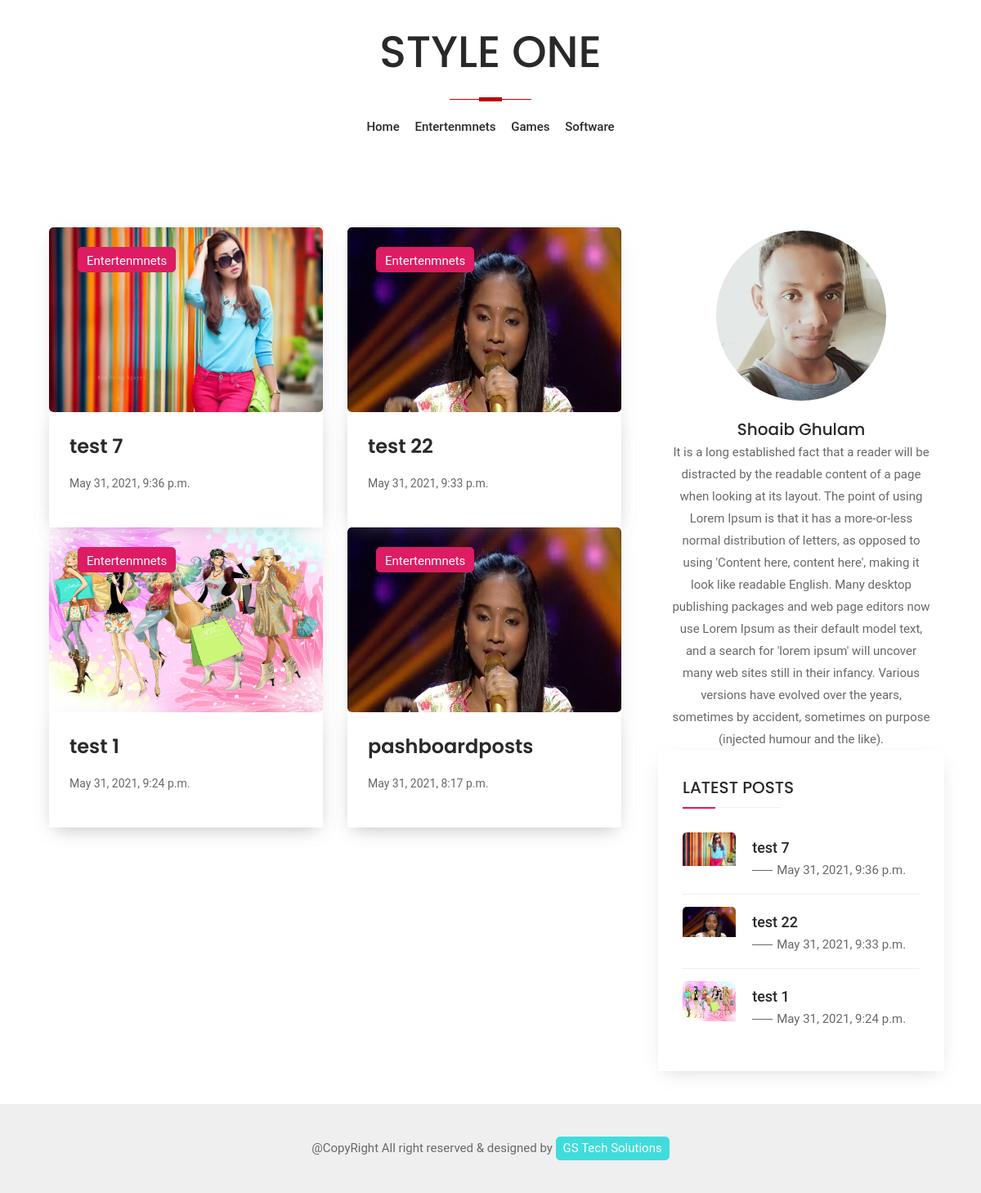
Page /category/2 on the committed database.
### webapp/models.py (models this page shows, shortened)
class categoryModal(models.Model):
    cid=models.AutoField(primary_key=True)
    cname=models.CharField(max_length=100)
    def __str__(self):
        return str(self.cname)

class postModal(models.Model):
    pid=models.AutoField(primary_key=True)
    ptitle=models.CharField(max_length=140)
    pdate=models.DateTimeField(auto_now_add=True)
    pdesc=models.TextField(max_length=2000)
    pthumbnail=models.ImageField(upload_to="upload")
    category=models.ForeignKey(categoryModal,  on_delete=models.SET_NULL , null=True)
    user=models.ForeignKey(userModal,  on_delete=models.SET_NULL , null=True)

class userModal(models.Model):
    uid=models.AutoField(primary_key=True)
    firstName=models.CharField(max_length=100)
    lasetName=models.CharField(max_length=100)
    email=models.CharField(max_length=100)
    desc=models.TextField(max_length=2000 ,default="" , null=True)
    username=models.CharField(max_length=100)
    password=models.CharField(max_length=100)
    profile=models.ImageField(upload_to="upload")

### webapp/views.py (the view)
# urls.py: path('category/<int:id>', Category.as_view(),name="category"),
class Category(View):
    def get(self,request,id):
        data={
        'about':userModal.objects.all()[0],
        'nav':categoryModal.objects.all(),
        'data':postModal.objects.filter(category=id).order_by('-pk'),
    }
        return render(request,'public/category.html',data)

### templates/public/category.html (shortened to what this page needs)
{% extends "public/base.html" %}
{% load static %}
 {% block single-post %}
            <section class="top-post">
                <div class="container">
                    <div class="row">
                    {% for data in data %}
                        <div class="col-md-6 col-lg-6">
                              <div class="post-card">
                                <div class="card">
                                    <div class="card-body">
                                        <div class="post-img">
                                            <img src="{{data.pthumbnail.url}}" style="width:370px; height:226px;" alt="p-post">
                                            <div class="title-tag">
                                                <a href="/category/{{data.category.pk}}">{{data.category}}</a>
                                            </div>
                                        </div>
                                        <div class="post-title">
                                            <div class="title">
                                                <a href="/view/{{data.pk}}">{{data.ptitle}}</a>
                                            </div>
                                            <p>{{data.pdate}}</p>
                                        </div>
                                    </div>
                                </div>
                            </div>
                        </div>
                        {% endfor %}
                    </div>
                </div>
            </section>
{% endblock single-post %}

### templates/public/base.html (shortened to what this page needs)
{% load static %}
<!DOCTYPE html>
<html lang="en">
<head>
    <link rel="stylesheet" href="{%static '' %}assets/css/bootstrap.min.css">
    <link rel="stylesheet" href="{%static '' %}assets/css/animate.min.css">
    <link rel="stylesheet" href="{%static '' %}assets/css/slick.css">
    <link rel="stylesheet" href="{%static '' %}assets/css/selection-sharer.css">
    <link rel="stylesheet" href="{%static '' %}assets/css/normalize.css">
    <link rel="stylesheet" href="{%static '' %}assets/css/default.css">
    <link rel="stylesheet" href="{%static '' %}assets/css/style.css">
    <link rel="stylesheet" href="{%static '' %}assets/css/responsive.css">
</head>
<body>
    <div id="main-wrapper">
        <header>
            <div class="manu-bar-v3">
                <div class="container">
                  <div class="col-md-12">
                    <div class="one">
                      <h1>Style One</h1>
                    </div>
                  </div>
                    <div class="row align-items-center">
                        <div class="col-lg-12 col-xl-12 col-sm-12 order-4 order-lg-12">
                            <nav class="main-manu">
                                <ul>
                                  <li><a href="/">Home</a></li>
                                  {% for nav in nav %}
                                  <li><a href="/category/{{nav.pk}}">{{nav.cname}}</a></li>
                                  {% endfor %}
                                </ul>
                            </nav>
                        </div>
                    </div>
                </div>
            </div>
        </header>
        <main class="v3">
            <section class="main-post v3">
                <div class="container">
                    <div class="row">
                        <div class="col-lg-8">
                          {% block single-post %}
                          {% endblock single-post %}
                        </div>
                        <div class="col-lg-4">
                          {% include "leftSide.html" %}
                        </div>
                    </div>
                </div>
            </section>
        </main>
        <footer class="footer-v3">
            <div class="main-footer">
                <div class="container">
                    <p>@CopyRight All right reserved &amp; designed by <a href="javascript:void(0)" target="_blank">GS Tech Solutions</a></p>
                </div>
            </div>
        </footer>
    </div>
</body>
</html>

### templates/leftSide.html (shortened to what this page needs)
{% load static %}
<div class="widget mt-4">
    <div class="col-md-12 profile-div text-center ">
        <img class="profile-thumb" src="{{about.profile.url}}" alt="">
        <h5>{{about.firstName}} {{about.lasetName}}</h5>
        <p>{{about.desc}}</p>
    </div>
</div>
  <div class="widget">
                                <div class="widget-card">
                                    <div class="title">
                                        <h5>Latest  Posts</h5>
                                    </div>
                                    <ul>
                                       {% for data in data|slice:"0:3" %}
                                        <li>
                                            <div class="w-img">
                                                <img src="{{data.pthumbnail.url}}" alt="widget Img">
                                            </div>
                                            <div class="w-text">
                                                <a href="/view/{{data.pk}}">{{data.ptitle}}
                                                </a>
                                                <p>{{data.pdate}}</p>
                                            </div>
                                        </li>
                                      {% endfor %}
                                    </ul>
                                </div>
                            </div>

### static/assets/css/default.css (style rules this page uses)
html, body, div, span, applet, object, iframe, h1, h2, h3, h4, h5, h6, p, blockquote, pre, a, abbr, acronym, address, big, cite, code, del, dfn, em, img, ins, kbd, q, s, samp, small, strike, strong, sub, sup, tt, var, b, u, i, center, dl, dt, dd, ol, ul, li, fieldset, form, label, legend, table, caption, tbody, tfoot, thead, tr, th, td, article, aside, canvas, details, embed, figure, figcaption, footer, header, hgroup, menu, nav, output, ruby, section, summary, time, mark, audio, video { margin: 0; padding: 0; border: 0; vertical-align: baseline; }
article, aside, details, figcaption, figure, footer, header, hgroup, menu, nav, section { display: block; }
body { line-height: 1; }
ol, ul { list-style: none; }
ul, ol { margin: 0; padding: 0; }
ul li, ol li { margin: 0; padding: 0; list-style: none; }
img { vertical-align: middle; max-width: 100%; }

### templates/public/base.html (style rules this page uses)
.one h1 { text-align: center; text-transform: uppercase; padding-bottom: 5px; }
.one h1:before { width: 28px; height: 5px; display: block; content: ""; position: absolute; bottom: 3px; left: 50%; margin-left: -14px; background-color: #b80000; }
.one h1:after { width: 100px; height: 1px; display: block; content: ""; position: relative; margin-top: 25px; left: 50%; margin-left: -50px; background-color: #b80000; }

### templates/leftSide.html (style rules this page uses)
.profile-thumb { border-radius: 202px; height: 208px; width: 208px; margin: 20px 0; }

### rows in the picture
categoryModal: cname "Entertenmnets"
categoryModal: cname "Games"
categoryModal: cname "Software"
postModal: pthumbnail (picture), category "Entertenmnets", ptitle "test 7", pdate "May 31, 2021, 9:36 p.m."
postModal: pthumbnail (picture), category "Entertenmnets", ptitle "test 22", pdate "May 31, 2021, 9:33 p.m."
postModal: pthumbnail (picture), category "Entertenmnets", ptitle "test 1", pdate "May 31, 2021, 9:24 p.m."
postModal: pthumbnail (picture), category "Entertenmnets", ptitle "pashboardposts", pdate "May 31, 2021, 8:17 p.m."
userModal: profile (picture), firstName "Shoaib", lasetName "Ghulam", desc "It is a long established fact that a reader will be distracted by the readable content of a page when looking at its layout. The point of using Lorem Ipsum is that it has a more-or-less normal distribution of letters, as opposed to using 'Content here, content here', making it look like readable English. Many desktop publishing packages and web page editors now use Lorem Ipsum as their default model text, and a search for 'lorem ipsum' will uncover many web sites still in their infancy. Various versions have evolved over the years, sometimes by accident, sometimes on purpose (injected humour and the like)."
